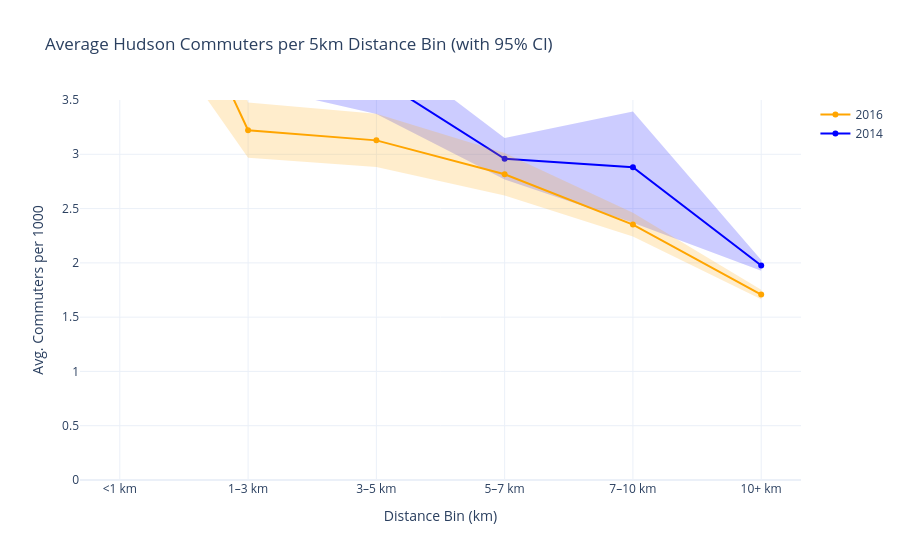

This figure's notebook cell:
### Code cell
# Define custom bins and labels
custom_edges = [0, 1, 3, 5, 7, 10, float("inf")]
custom_labels = ["<1 km", "1–3 km", "3–5 km", "5–7 km", "7–10 km", "10+ km"]

# Apply binning to both datasets
gdf_2014["distance_bin_custom"] = pd.cut(
    gdf_2014["distance_km"],
    bins=custom_edges,
    labels=custom_labels,
    right=False  # optional: includes the left edge, excludes the right
)

gdf_2016["distance_bin_custom"] = pd.cut(
    gdf_2016["distance_km"],
    bins=custom_edges,
    labels=custom_labels,
    right=False
)
# Function to compute summary with 95% CI
def compute_summary_with_ci(df, label):
    grouped = (
        df.groupby("distance_bin_custom")["hudson_workers_per_1000"]
        .agg(['mean', 'std', 'count'])
        .reset_index()
        .rename(columns={'mean': 'avg', 'std': 'stddev', 'count': 'n'})
    )
    grouped['ci95'] = 1.96 * grouped['stddev'] / np.sqrt(grouped['n'])
    grouped['year'] = label
    return grouped

# Compute summaries
summary_2014 = compute_summary_with_ci(gdf_2014, "2014")
#summary_2015 = compute_summary_with_ci(gdf_2015, "2015")
summary_2016 = compute_summary_with_ci(gdf_2016, "2016")

# Create shaded confidence bands
fig = go.Figure()

for summary_df, color, fill in zip(
    [summary_2014,  summary_2016],
    ["blue", "orange", "green"],
    ["rgba(0, 0, 255, 0.2)", "rgba(255, 165, 0, 0.2)", "rgba(0, 128, 0, 0.2)"]
):
    label = summary_df["year"].iloc[0]

    # Line and markers
    fig.add_trace(go.Scatter(
        x=summary_df["distance_bin_custom"],
        y=summary_df["avg"],
        mode="lines+markers",
        name=label,
        line=dict(color=color)
    ))

    # Upper bound (invisible line)
    fig.add_trace(go.Scatter(
        x=summary_df["distance_bin_custom"],
        y=summary_df["avg"] + summary_df["ci95"],
        mode="lines",
        line=dict(width=0),
        showlegend=False,
        hoverinfo='skip'
    ))

    # Lower bound (fills to upper line)
    fig.add_trace(go.Scatter(
        x=summary_df["distance_bin_custom"],
        y=summary_df["avg"] - summary_df["ci95"],
        mode="lines",
        line=dict(width=0),
        fill='tonexty',
        fillcolor=fill,
        hoverinfo='skip',
        showlegend=False
    ))


# Layout
fig.update_layout(
    title="Average Hudson Commuters per 5km Distance Bin (with 95% CI)",
    xaxis_title="Distance Bin (km)",
    yaxis_title="Avg. Commuters per 1000",
    template="plotly_white",
    yaxis=dict(range=[0, 3.5])
)

fig.show()

### Figure 1 — Plotly figure (JSON) as saved in the notebook; plotly's stock layout.template omitted (floating-point values rounded to 4 significant figures)
{"data": [{"line": {"color": "blue"}, "mode": "lines+markers", "name": "2014", "type": "scatter", "x": ["<1 km", "1–3 km", "3–5 km", "5–7 km", "7–10 km", "10+ km"], "y": [7.967, 3.909, 3.708, 2.958, 2.882, 1.976]}, {"hoverinfo": "skip", "line": {"width": 0}, "mode": "lines", "showlegend": false, "type": "scatter", "x": ["<1 km", "1–3 km", "3–5 km", "5–7 km", "7–10 km", "10+ km"], "y": [9.537, 4.178, 4.045, 3.15, 3.394, 2.026]}, {"fill": "tonexty", "fillcolor": "rgba(0, 0, 255, 0.2)", "hoverinfo": "skip", "line": {"width": 0}, "mode": "lines", "showlegend": false, "type": "scatter", "x": ["<1 km", "1–3 km", "3–5 km", "5–7 km", "7–10 km", "10+ km"], "y": [6.397, 3.641, 3.371, 2.767, 2.369, 1.927]}, {"line": {"color": "orange"}, "mode": "lines+markers", "name": "2016", "type": "scatter", "x": ["<1 km", "1–3 km", "3–5 km", "5–7 km", "7–10 km", "10+ km"], "y": [5.748, 3.222, 3.128, 2.816, 2.353, 1.708]}, {"hoverinfo": "skip", "line": {"width": 0}, "mode": "lines", "showlegend": false, "type": "scatter", "x": ["<1 km", "1–3 km", "3–5 km", "5–7 km", "7–10 km", "10+ km"], "y": [6.842, 3.477, 3.374, 3.012, 2.463, 1.752]}, {"fill": "tonexty", "fillcolor": "rgba(255, 165, 0, 0.2)", "hoverinfo": "skip", "line": {"width": 0}, "mode": "lines", "showlegend": false, "type": "scatter", "x": ["<1 km", "1–3 km", "3–5 km", "5–7 km", "7–10 km", "10+ km"], "y": [4.655, 2.967, 2.882, 2.62, 2.243, 1.664]}], "layout": {"title": {"text": "Average Hudson Commuters per 5km Distance Bin (with 95% CI)"}, "xaxis": {"title": {"text": "Distance Bin (km)"}}, "yaxis": {"range": [0, 3.5], "title": {"text": "Avg. Commuters per 1000"}}}}
